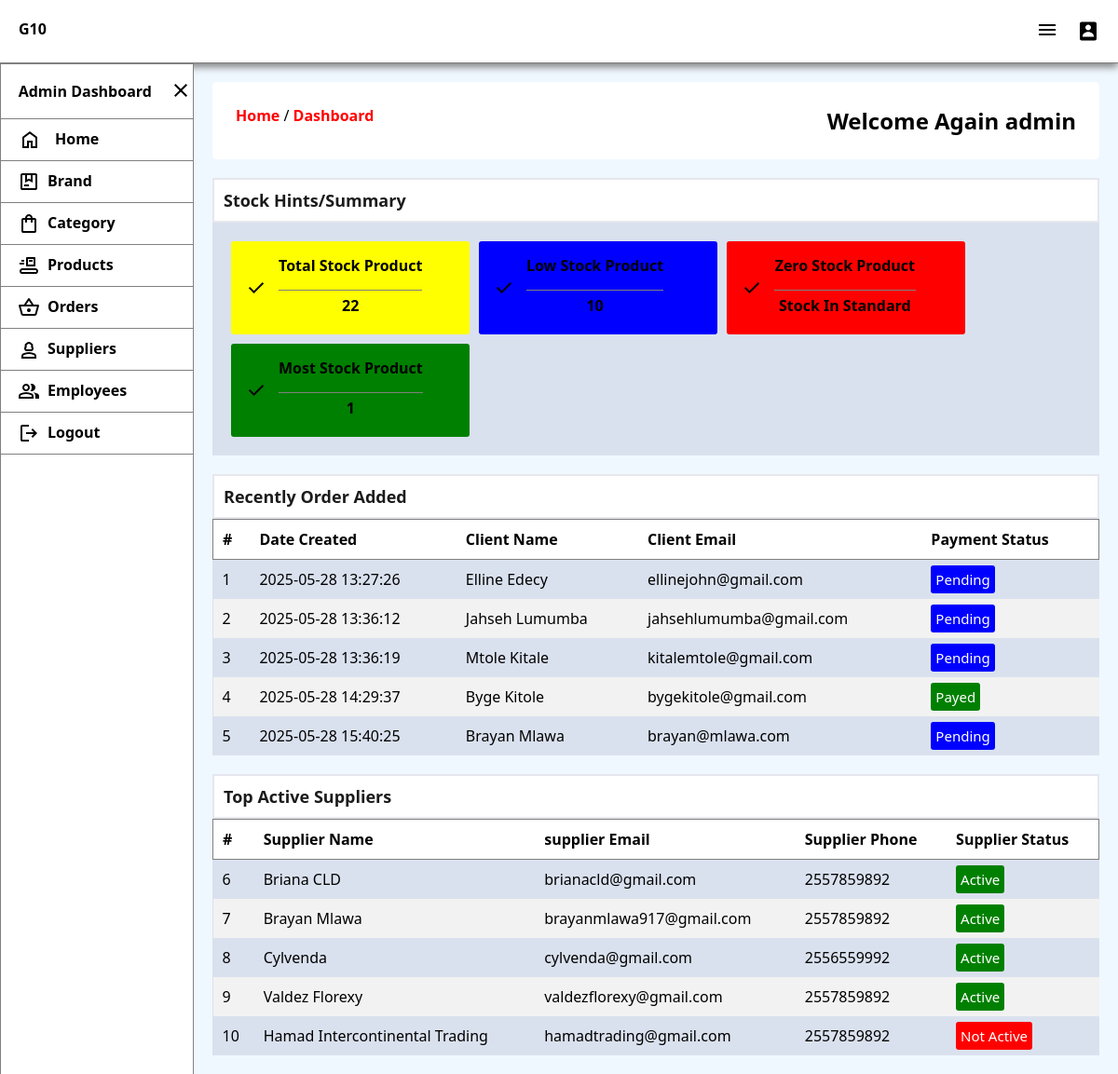
The app's page /Admin/Dashboard (signed in) with its own data.
### tables this page shows
CREATE TABLE IF NOT EXISTS `placed_orders` (
  `order_id` int(11) NOT NULL AUTO_INCREMENT,
  `employee_id` int(11) NOT NULL,
  `client_name` varchar(30) NOT NULL,
  `client_email` varchar(50) NOT NULL,
  `client_phone` varchar(30) NOT NULL,
  `subtotal` varchar(30) NOT NULL,
  `total_price` varchar(50) DEFAULT NULL,
  `total_items` int(11) NOT NULL,
  `payed_amount` varchar(30) NOT NULL,
  `discount` varchar(30) NOT NULL,
  `payment_method` varchar(30) NOT NULL DEFAULT 'cash',
  `status` int(11) NOT NULL DEFAULT 0,
  `date` datetime DEFAULT current_timestamp(),
  PRIMARY KEY (`order_id`),
  KEY `employee_id` (`employee_id`)
);

CREATE TABLE IF NOT EXISTS `suppliers` (
  `supplier_id` int(11) NOT NULL AUTO_INCREMENT,
  `name` varchar(30) NOT NULL,
  `email` varchar(30) NOT NULL,
  `phone` varchar(20) NOT NULL,
  `status` int(11) NOT NULL DEFAULT 1,
  `date` timestamp NOT NULL DEFAULT current_timestamp(),
  PRIMARY KEY (`supplier_id`)
);

### Admin/Dashboard.php (the view, shortened to what this page needs)
<!DOCTYPE html>
<html lang="en">
<?php require_once('../include/cssheader.php'); ?>
<body>
    <?php include '../include/header.php';
    require_once '../include/Nav.php'; ?>
    <main>
        <div class="url">
            <span>
                <a href="Dashboard">Home</a> / <a href="Dashboard">Dashboard</a>
            </span>
            <span>
                <h2>Welcome Again <?php echo $_SESSION['name'] ?></h2>
            </span>
        </div>
        <div class="main-container">
            <div class="boxes">
                <h3>Stock Hints/Summary</h3>
                <div class="boxes-box">
                    <div class="box yellow">
                        <img src="../img/icons/check.svg" alt="">
                        <div class="details">
                            <p><b>Total Stock Product</b></p>
                            <p class="count"><?php
                            $sql = mysqli_query($conn, "SELECT * FROM products");
                            $count = mysqli_num_rows($sql);
                            if ($count >= 1) {
                                echo $count;
                            } else {
                                echo 'No Product';
                            }
                                ?>
                            </p>
                        </div>
                    </div>
                    <div class="box tomato">
                        <img src="../img/icons/check.svg" alt="">
                        <div class="details">
                            <p><b>Low Stock Product</b></p>
                            <p class="count"><?php
                            $sql = mysqli_query($conn, "SELECT * FROM products WHERE quantity < 10 ");
                            $count = mysqli_num_rows($sql);
                            if ($count >= 1) {
                                echo $count;
                            } else {
                                echo 'Stock In Standard';
                            }
                            ?>
                            </p>
                        </div>
                    </div>
                    <div class="box red">
                        <img src="../img/icons/check.svg" alt="">
                        <div class="details">
                            <p><b>Zero Stock Product</b></p>
                            <p class="count"><?php
                            $sql = mysqli_query($conn, "SELECT * FROM products WHERE quantity < 0 ");
                            $count = mysqli_num_rows($sql);
                            if ($count >= 1) {
                                echo $count;
                            } else {
                                echo 'Stock In Standard';
                            }
                            ?>
                        </div>
                    </div>
                    <div class="box green">
                        <img src="../img/icons/check.svg" alt="">
                        <div class="details">
                            <p><b>Most Stock Product</b></p>
                            <p class="count"><?php
                            $sql = mysqli_query($conn, "SELECT MAX(quantity) FROM products ");
                            $count = mysqli_num_rows($sql);
                            echo $count;
                            ?>
                        </div>
                    </div>
                </div>
            </div>
            <div class="boxes">
                <h3>Recently Order Added</h3>
                <div class="table-container">
                    <table>
                        <thead>
                            <tr>
                                <th>#</th>
                                <th>Date Created</th>
                                <th>Client Name</th>
                                <th>Client Email</th>
                                <th>Payment Status</th>
                            </tr>
                        </thead>
                        <?php
                        $sql = mysqli_query($conn, "SELECT * FROM placed_orders ORDER BY order_id LIMIT 5 ");
                        while ($row = mysqli_fetch_assoc($sql)) {
                            if ($row['status'] == 1) {
                                $payment = '<span class="active">Payed</span>';
                            } else {
                                $payment = '<span class="pending">Pending</span>';
                            }
                            echo '
                            <tr>
                                <td>' . $count++ . '</td>
                                <td>' . $row['date'] . '</td>
                                <td>' . $row['client_name'] . '</td>
                                <td>' . $row['client_email'] . '</td>
                                <td>' . $payment . '</td>
                            </tr>';
                        }
                        ?>
                    </table>
                </div>
            </div>
            <div class="boxes">
                <h3> Top Active Suppliers </h3>
                <div class="table-container">
                    <table>
                        <thead>
                            <tr>
                                <th>#</th>
                                <th>Supplier Name</th>
                                <th>supplier Email</th>
                                <th>Supplier Phone</th>
                                <th>Supplier Status</th>
                            </tr>
                        </thead>
                        <?php
                        $sql = mysqli_query($conn, "SELECT * FROM suppliers ORDER BY RAND() LIMIT 5 ");
                        while ($row = mysqli_fetch_assoc($sql)) {
                            if ($row['status'] == 1) {
                                $status = '<span class="active">Active</span>';
                            } else {
                                $status = '<span class="inactive">Not Active</span>';
                            }
                            echo '
                            <tr>
                                <td>' . $count++ . '</td>
                                <td>' . $row['name'] . '</td>
                                <td>' . $row['email'] . '</td>
                                <td>' . $row['phone'] . '</td>
                                <td>' . $status . '</td>
                            </tr>';
                        }
                        ?>
                    </table>
                </div>
            </div>
        </div>
    </main>
    <?php include '../include/Footer.php'; ?>

### include/cssheader.php (shortened to what this page needs)
<head>
    <link rel="stylesheet" href="../style/style.css">
    <link rel="stylesheet" href="../style/media.css">
</head>

### include/header.php (shortened to what this page needs)
<header>
    <div class="brand">
        G10
    </div>
    <div class="menu">
        <button class="large-media-width" onclick="menuShow()"><img src="../img/icons/menu_b.svg" alt="Menu"></button>
        <img onclick="MenuAddShow()" id="menu-btn" src="../img/icons/user.svg" alt="Menu">
    </div>
</header>

### include/Nav.php (shortened to what this page needs)
<nav id="nav-bar">
    <div class="dash">
        <div class="a">
            <img class="admin" src="../img/icons/inventory.svg" alt=""> <span>
                <?php
                if ($_SESSION['role'] == 'admin') {
                    echo 'Admin';
                } elseif ($_SESSION['role'] == 'owner') {
                    echo 'Owner';
                } elseif ($_SESSION['role'] == 'manager') {
                    echo '<span class="manager">Manager</span>';
                } else {
                    $_SESSION['error'] = '<div class="msg"><span>System doesnt recognize you as a Owner or Manager</span></div>';
                    header('Location: ../');
                }
                ?>
                Dashboard</span>
        </div>
        <button class="large-media-width" onclick="menuClose()"><img src="../img/icons/close.svg" alt="Menu"></button>
    </div>
    <div class="nav-links">
        <ul>
            <li>
                <a href="Dashboard">
                    <div class="link-container">
                        <img src="../img/icons/home..svg" alt=""><span>Home</span>
                    </div>
                </a>
            </li>
            <li>
                <a href="Brand"> <img src="../img/icons/package.svg" alt=""><span>Brand</span></a>
            </li>
            <li>
                <a href="Category"> <img src="../img/icons/shopping_bag.svg" alt=""><span>Category</span> </a>
            </li>
            <li>
                <a href="Products"> <img src="../img/icons/product.svg" alt=""><span>Products</span></a>
            </li>
            <li>
                <a href="Orders"> <img img src="../img/icons/orders_b.svg" alt=""><span>Orders</span> </a>
            </li>
            <li>
                <a href="Suppliers"> <img img src="../img/icons/person_bl.svg" alt=""><span>Suppliers</span> </a>
            </li>
            <li>
                <a href="Employees"> <img img src="../img/icons/group_manage.svg" alt=""><span>Employees</span> </a>
            </li>
            <li>
                <a href="../Config/logout?auth=<?php echo $_SESSION['user_id']; ?>">
                    <img src="../img/icons/logout_b.svg"> <span>Logout</span>
                </a>
            </li>
        </ul>
    </div>
</nav>

### include/Footer.php (shortened to what this page needs)
</body>
</html>

### style/style.css (style rules this page uses)
* { padding: 0; margin: 0; box-sizing: border-box; }
body { font-family: 'Segoe UI', Tahoma, Geneva, Verdana, sans-serif; background-color: aqua; }
header { background-color: white; padding: 20px; display: flex; flex-direction: row; justify-content: space-between; box-shadow: 0 4px 8px 0 grey; border-bottom: 1px solid grey; position: sticky; top: 0; }
header .brand { font-weight: 700; cursor: pointer; }
header .menu img { cursor: pointer; }
nav { width: 13rem; height: 100%; background-color: white; position: fixed; border: 1px solid grey; display: flex; flex-direction: column; transition: 1s; user-select: none; }
nav .nav-links ul li button, nav .dash button { border: none; outline: none; color: black; background-color: inherit; cursor: pointer; font-weight: 600; transition: 1.5s; }
nav .nav-links ul li a, nav .nav-links ul li .link-container, nav .nav-links ul li a span { text-decoration: none; color: black; font-weight: 600; margin-left: 8px; transition: 1s; display: flex; flex-direction: row; flex-wrap: nowrap; justify-content: start; cursor: pointer; transition: 1.5s; }
nav .nav-links ul li a .link-container { margin-left: 1px; }
nav .nav-links ul li .link-container, nav .dash a { display: flex; flex-wrap: nowrap; gap: 7px; transition: 1.5s; }
main { padding: 20px; margin-left: 13rem; background-color: aliceblue; transition: 1.5s; display: flex; flex-direction: column; gap: 20px; }
.main-container { display: flex; flex-direction: column; flex-wrap: wrap; row-gap: 20px; border-radius: 10px; }
.main-container .boxes { display: flex; flex-direction: column; background-color: #6e749b2b; }
.main-container .boxes h3 { background-color: white; padding: 10px; color: rgb(27, 27, 27); font-weight: 600; border: 2px solid #6e749b2b; font-size: 18px; }
.main-container .boxes .box { background-color: whitesmoke; padding: 15px; border-radius: 3px; display: flex; flex-direction: row; height: 100%; gap: 12px; font-weight: 500; width: 16rem; cursor: pointer; }
table { border-collapse: collapse; width: 100%; }
thead { background-color: white; padding: 10px; border: 1px solid grey; }
thead th { padding: 10px; color: black; }
td { text-align: left; padding: 10px; cursor: pointer; }
table th, td { text-align: left; }
tr:nth-child(even) { background-color: #f2f2f2; }
table td span { cursor: pointer; }
table td .pending { background-color: blue; color: white; padding: 5px; border-radius: 3px; font-size: 15px; }
table td .active { background-color: green; color: white; padding: 5px; border-radius: 3px; font-size: 15px; }
table td .inactive { background-color: red; color: white; padding: 5px; border-radius: 3px; font-size: 15px; }

### records on screen
placed_orders: date "2025-05-28 13:27:26", client_name "Elline Edecy", client_email "ellinejohn@gmail.com", status "Pending"
placed_orders: date "2025-05-28 13:36:12", client_name "Jahseh Lumumba", client_email "jahsehlumumba@gmail.com", status "Pending"
placed_orders: date "2025-05-28 13:36:19", client_name "Mtole Kitale", client_email "kitalemtole@gmail.com", status "Pending"
placed_orders: date "2025-05-28 14:29:37", client_name "Byge Kitole", client_email "bygekitole@gmail.com", status "Payed"
placed_orders: date "2025-05-28 15:40:25", client_name "Brayan Mlawa", client_email "brayan@mlawa.com", status "Pending"
suppliers: name "Briana CLD", email "brianacld@gmail.com", phone "2557859892", status "Active"
suppliers: name "Brayan Mlawa", email "brayanmlawa917@gmail.com", phone "2557859892", status "Active"
suppliers: name "Cylvenda", email "cylvenda@gmail.com", phone "2556559992", status "Active"
suppliers: name "Valdez Florexy", email "valdezflorexy@gmail.com", phone "2557859892", status "Active"
suppliers: name "Hamad Intercontinental Trading", email "hamadtrading@gmail.com", phone "2557859892", status "Not Active"

### other values on screen
$_SESSION['name'] "admin"
$count "22"
$count "10"
$count "1"
